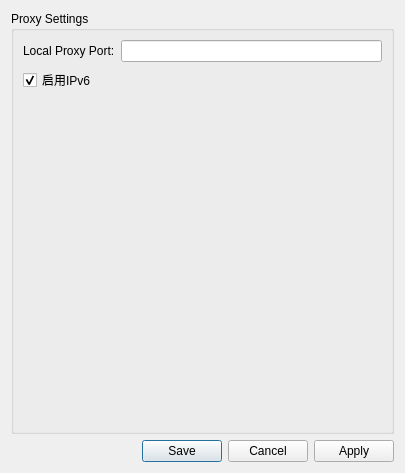
<?xml version="1.0" encoding="UTF-8"?>
<ui version="4.0">
 <class>SettingsDialog</class>
 <widget class="QDialog" name="SettingsDialog">
  <property name="geometry">
   <rect>
    <x>0</x>
    <y>0</y>
    <width>405</width>
    <height>473</height>
   </rect>
  </property>
  <property name="windowTitle">
   <string>Settings</string>
  </property>
  <layout class="QVBoxLayout" name="verticalLayout_2">
   <item>
    <widget class="QGroupBox" name="proxySettingsGroupBox">
     <property name="title">
      <string>Proxy Settings</string>
     </property>
     <layout class="QFormLayout" name="formLayout">
      <item row="0" column="0">
       <widget class="QLabel" name="localProxyPortLabel">
        <property name="text">
         <string>Local Proxy Port:</string>
        </property>
       </widget>
      </item>
      <item row="0" column="1">
       <widget class="QLineEdit" name="proxyPortLineEdit"/>
      </item>
      <item row="1" column="0" colspan="2">
       <widget class="QCheckBox" name="enableIpv6CheckBox">
        <property name="text">
         <string>启用IPv6</string>
        </property>
        <property name="checked">
         <bool>true</bool>
        </property>
       </widget>
      </item>
     </layout>
    </widget>
   </item>
   <item>
    <widget class="QDialogButtonBox" name="buttonBox">
     <property name="orientation">
      <enum>Qt::Orientation::Horizontal</enum>
     </property>
     <property name="standardButtons">
      <set>QDialogButtonBox::StandardButton::Apply|QDialogButtonBox::StandardButton::Cancel|QDialogButtonBox::StandardButton::Save</set>
     </property>
    </widget>
   </item>
  </layout>
 </widget>
 <resources/>
 <connections>
  <connection>
   <sender>buttonBox</sender>
   <signal>accepted()</signal>
   <receiver>SettingsDialog</receiver>
   <slot>accept()</slot>
   <hints>
    <hint type="sourcelabel">
     <x>248</x>
     <y>365</y>
    </hint>
    <hint type="destinationlabel">
     <x>157</x>
     <y>274</y>
    </hint>
   </hints>
  </connection>
  <connection>
   <sender>buttonBox</sender>
   <signal>rejected()</signal>
   <receiver>SettingsDialog</receiver>
   <slot>reject()</slot>
   <hints>
    <hint type="sourcelabel">
     <x>316</x>
     <y>365</y>
    </hint>
    <hint type="destinationlabel">
     <x>286</x>
     <y>274</y>
    </hint>
   </hints>
  </connection>
  <connection>
   <sender>buttonBox</sender>
   <signal>clicked(QAbstractButton*)</signal>
   <receiver>SettingsDialog</receiver>
   <slot>onButtonClicked(QAbstractButton*)</slot>
   <hints>
    <hint type="sourcelabel">
     <x>200</x>
     <y>365</y>
    </hint>
    <hint type="destinationlabel">
     <x>200</x>
     <y>195</y>
    </hint>
   </hints>
  </connection>
 </connections>
 <slots>
  <slot>onButtonClicked(QAbstractButton*)</slot>
 </slots>
</ui>
